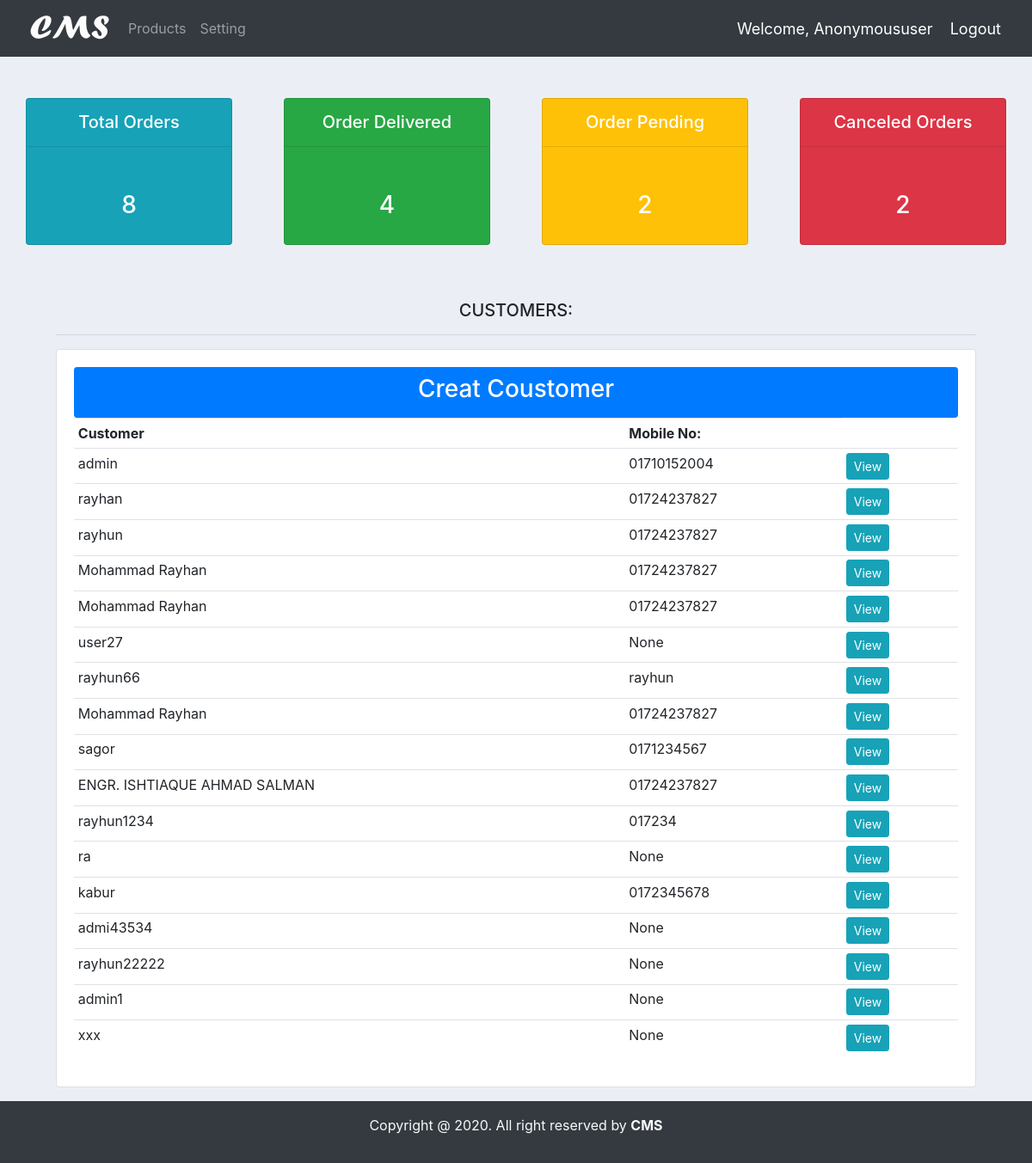
The page /all/customer on the database its author committed.
### accounts/models.py (models this page shows, shortened)
class Customer(models.Model):
    user = models.OneToOneField(User, null=True, blank=True, on_delete=models.CASCADE)
    name = models.CharField(max_length=200, null=True)
    phone = models.CharField(max_length=200, null=True)
    email = models.CharField(max_length=200, null=True)
    profile_pic = models.ImageField(default="demo.jpg", null=True, blank=True)
    date_created = models.DateTimeField(auto_now_add=True, null=True)

### accounts/views.py (the view)
# urls.py: path('all/customer', views.all_customer, name = "customer_list_all"),
def all_customer(request):
    orders = Order.objects.all()
    customers = Customer.objects.all()
    total_orders = orders.count()
    order_delivered = orders.filter(statur='Delivered').count()
    order_pending = orders.filter(statur='Pending').count()
    order_cancels = orders.filter(statur='Canceled Order').count()
    context = {
        'total_orders':total_orders,
        'order_delivered':order_delivered,
        'order_pending':order_pending,
        'order_cancels':order_cancels,
        'customers':customers
    }
    return render(request, 'accounts/customer_list.html',context)

### accounts/templates/accounts/customer_list.html
{% extends 'accounts/main.html' %}
{% block content %}
<div class="container-fluid">
    {% include 'accounts/status.html' %}
    <div class="row">
        <div class="col-md-11 m-auto">
            <h5 class="text-center">CUSTOMERS:</h5>
            <hr>
            <div class="card card-body">
                <a class="btn btn-primary btn-sm btn-block py-2" href="{% url 'create_customer' %}">
                    <h3>Creat Coustomer</h3></a>
                <table class="table table-sm">
                    <tr>
                        <th>Customer</th>
                        <th>Mobile No:</th>
                    </tr>
                    {% for customer in customers %}
                    <tr>
                        <td>{{ customer.name }}</td>
                        <td>{{ customer.phone }}</td>
                        <td><a class="btn btn-sm btn-info" href="{% url 'customer' customer.pk %}">View</a></td>
                    </tr>
                    {% endfor %}
                </table>
            </div>
        </div>
    </div>
</div>
{% endblock %}

### static/css/main.css (style rules this page uses)
body { background-color: #ebeff5; }

### accounts/templates/accounts/main.html (style rules this page uses)
a { text-decoration: none; }

### rows shown on the page
Customer: name "admin", phone "01710152004"
Customer: name "rayhan", phone "01724237827"
Customer: name "rayhun", phone "01724237827"
Customer: name "Mohammad Rayhan", phone "01724237827"
Customer: name "Mohammad Rayhan", phone "01724237827"
Customer: name "user27", phone "None"
Customer: name "rayhun66", phone "rayhun"
Customer: name "Mohammad Rayhan", phone "01724237827"
Customer: name "sagor", phone "0171234567"
Customer: name "ENGR. ISHTIAQUE AHMAD SALMAN", phone "01724237827"
Customer: name "rayhun1234", phone "017234"
Customer: name "ra", phone "None"
Customer: name "kabur", phone "0172345678"
Customer: name "admi43534", phone "None"
Customer: name "rayhun22222", phone "None"
Customer: name "admin1", phone "None"
Customer: name "xxx", phone "None"

### other values the page prints
{{ request.user|title }} "Anonymoususer"
{{ total_orders }} "8"
{{ order_delivered }} "4"
{{ order_pending }} "2"
{{ order_cancels }} "2"
